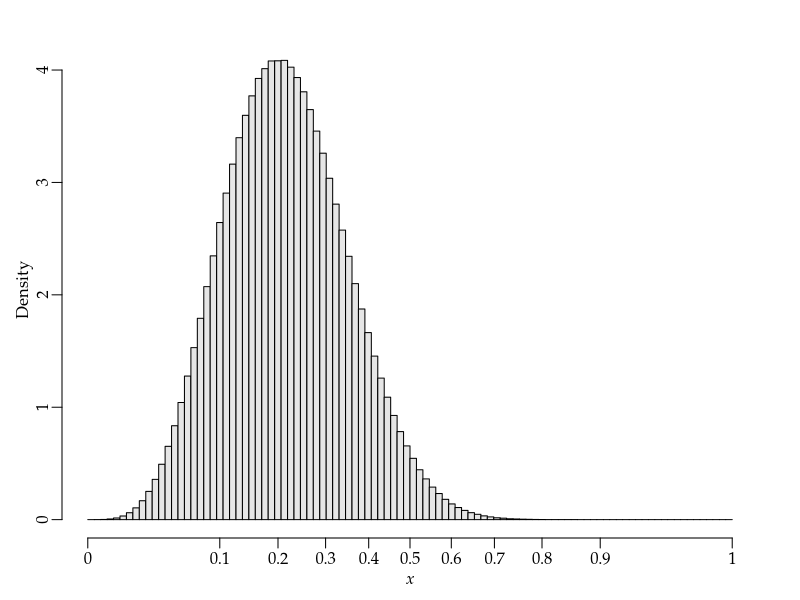

This figure's R source: (Note: this script raises an error after producing the figure.)
args = commandArgs()
basename = sub(".R$", "", sub("^--file=(.*/)?", "", args[grep("^--file=", args)]))
if (length(basename) != 0)
    pdf(file=paste0(basename, "_tmp.pdf"), colormodel="gray", width=7, height=4)
par(family="Palatino")
par(mgp=c(1.5,0.5,0)) # title and axis margins. default: c(3,1,0)
par(mar=c(3,3,2,2)+0.1) # bottom, left, top, right margins. default: c(5,4,4,2)+0.1
x = rbeta(10000000, 2.5, 8.5)
z = (2/pi) * asin(sqrt(x))
hist(z, breaks=seq(0,1,0.01), freq=FALSE, main="", xlab=expression(italic(x)),
     col=gray(0.9), axes=FALSE)
t = (2/pi) * asin(sqrt((0:10)/10))
axis(1, at=t, labels=(0:10)/10)
axis(2)
dev.off()
embedFonts(paste0(basename, "_tmp.pdf"), outfile=paste0(basename, ".pdf"),
           options="-c \"<</NeverEmbed []>> setdistillerparams\" -f ")
